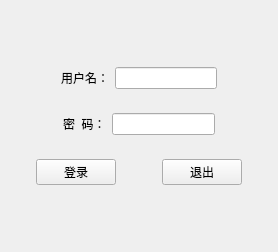
<?xml version="1.0" encoding="UTF-8"?>
<ui version="4.0">
 <class>MainWindow</class>
 <widget class="QMainWindow" name="MainWindow">
  <property name="geometry">
   <rect>
    <x>0</x>
    <y>0</y>
    <width>278</width>
    <height>250</height>
   </rect>
  </property>
  <property name="windowTitle">
   <string>登录窗口</string>
  </property>
  <widget class="QWidget" name="centralwidget">
   <layout class="QVBoxLayout" name="verticalLayout_2">
    <item>
     <widget class="QWidget" name="widget_3" native="true">
      <property name="sizePolicy">
       <sizepolicy hsizetype="Preferred" vsizetype="Fixed">
        <horstretch>0</horstretch>
        <verstretch>0</verstretch>
       </sizepolicy>
      </property>
      <layout class="QVBoxLayout" name="verticalLayout">
       <item>
        <spacer name="verticalSpacer_2">
         <property name="orientation">
          <enum>Qt::Vertical</enum>
         </property>
         <property name="sizeHint" stdset="0">
          <size>
           <width>20</width>
           <height>40</height>
          </size>
         </property>
        </spacer>
       </item>
       <item>
        <widget class="QWidget" name="widget" native="true">
         <layout class="QHBoxLayout" name="horizontalLayout_2">
          <item>
           <spacer name="horizontalSpacer_4">
            <property name="orientation">
             <enum>Qt::Horizontal</enum>
            </property>
            <property name="sizeHint" stdset="0">
             <size>
              <width>40</width>
              <height>20</height>
             </size>
            </property>
           </spacer>
          </item>
          <item>
           <widget class="QLabel" name="label">
            <property name="text">
             <string>用户名：</string>
            </property>
           </widget>
          </item>
          <item>
           <widget class="QLineEdit" name="lineEdit"/>
          </item>
          <item>
           <spacer name="horizontalSpacer_5">
            <property name="orientation">
             <enum>Qt::Horizontal</enum>
            </property>
            <property name="sizeHint" stdset="0">
             <size>
              <width>40</width>
              <height>20</height>
             </size>
            </property>
           </spacer>
          </item>
         </layout>
        </widget>
       </item>
       <item>
        <widget class="QWidget" name="widget_2" native="true">
         <layout class="QHBoxLayout" name="horizontalLayout_3">
          <item>
           <spacer name="horizontalSpacer_6">
            <property name="orientation">
             <enum>Qt::Horizontal</enum>
            </property>
            <property name="sizeHint" stdset="0">
             <size>
              <width>40</width>
              <height>20</height>
             </size>
            </property>
           </spacer>
          </item>
          <item>
           <widget class="QLabel" name="label_2">
            <property name="text">
             <string>密  码：</string>
            </property>
           </widget>
          </item>
          <item>
           <widget class="QLineEdit" name="lineEdit_2">
            <property name="text">
             <string/>
            </property>
            <property name="echoMode">
             <enum>QLineEdit::PasswordEchoOnEdit</enum>
            </property>
           </widget>
          </item>
          <item>
           <spacer name="horizontalSpacer_7">
            <property name="orientation">
             <enum>Qt::Horizontal</enum>
            </property>
            <property name="sizeHint" stdset="0">
             <size>
              <width>40</width>
              <height>20</height>
             </size>
            </property>
           </spacer>
          </item>
         </layout>
        </widget>
       </item>
       <item>
        <widget class="QWidget" name="widget_4" native="true">
         <layout class="QHBoxLayout" name="horizontalLayout_4">
          <item>
           <spacer name="horizontalSpacer">
            <property name="orientation">
             <enum>Qt::Horizontal</enum>
            </property>
            <property name="sizeHint" stdset="0">
             <size>
              <width>40</width>
              <height>20</height>
             </size>
            </property>
           </spacer>
          </item>
          <item>
           <widget class="QPushButton" name="pushButton">
            <property name="text">
             <string>登录</string>
            </property>
           </widget>
          </item>
          <item>
           <spacer name="horizontalSpacer_3">
            <property name="orientation">
             <enum>Qt::Horizontal</enum>
            </property>
            <property name="sizeType">
             <enum>QSizePolicy::Fixed</enum>
            </property>
            <property name="sizeHint" stdset="0">
             <size>
              <width>40</width>
              <height>20</height>
             </size>
            </property>
           </spacer>
          </item>
          <item>
           <widget class="QPushButton" name="pushButton_2">
            <property name="text">
             <string>退出</string>
            </property>
           </widget>
          </item>
          <item>
           <spacer name="horizontalSpacer_2">
            <property name="orientation">
             <enum>Qt::Horizontal</enum>
            </property>
            <property name="sizeHint" stdset="0">
             <size>
              <width>40</width>
              <height>20</height>
             </size>
            </property>
           </spacer>
          </item>
         </layout>
        </widget>
       </item>
       <item>
        <spacer name="verticalSpacer">
         <property name="orientation">
          <enum>Qt::Vertical</enum>
         </property>
         <property name="sizeHint" stdset="0">
          <size>
           <width>20</width>
           <height>40</height>
          </size>
         </property>
        </spacer>
       </item>
      </layout>
     </widget>
    </item>
   </layout>
  </widget>
 </widget>
 <resources/>
 <connections/>
</ui>
